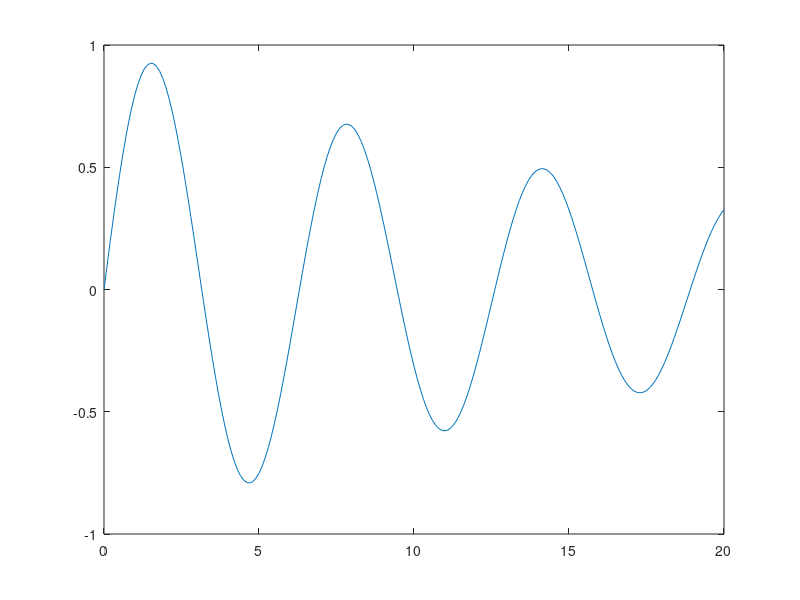

Write the MATLAB code that produced this figure.
# L6Z3 Niejawna Metoda Eulera

# y'' = -y

# y1 = y
# y2 = y'

# y1' = y' = y2
# y2' = y'' = -y = -y1

clear;
clc;

f1 = @(t, y1, y2) y2;
f2 = @(t, y1, y2) -y1;

T = 20;
h = 0.1;
t = 0:h:T;

y1 = zeros(size(t));
y2 = zeros(size(t));

y1(1) = 0;
y2(1) = 1;

for n = 1 : length(y1) - 1
  z = fsolve(@(z) [z(1) - y1(n) - h * f1(t(n), z(1), z(2));
                   z(2) - y2(n) - h * f2(t(n), z(1), z(2))],
                  [y1(n), y2(n)]);
  y1(n+1) = z(1);
  y2(n+1) = z(2);
end

plot(t, y1);

